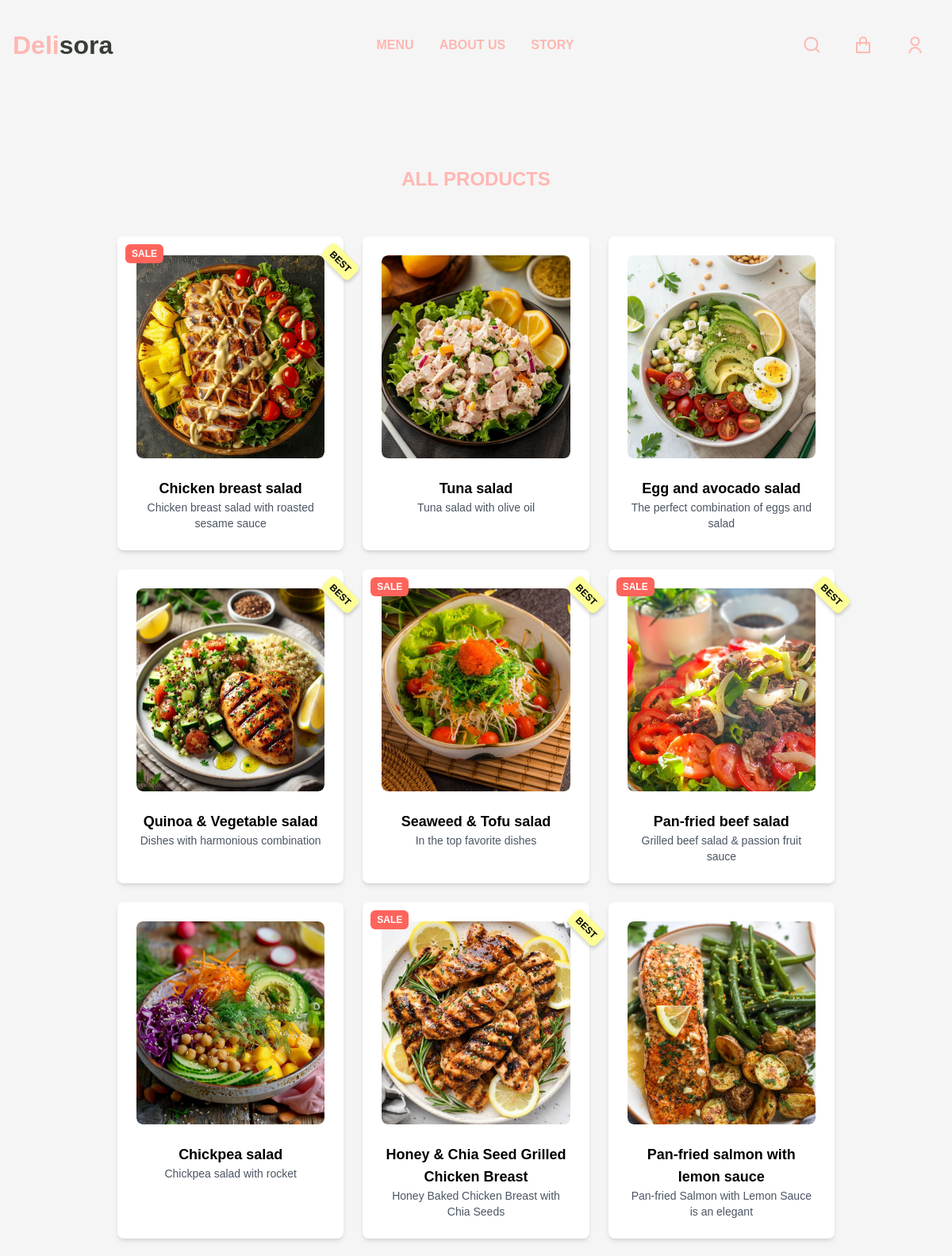
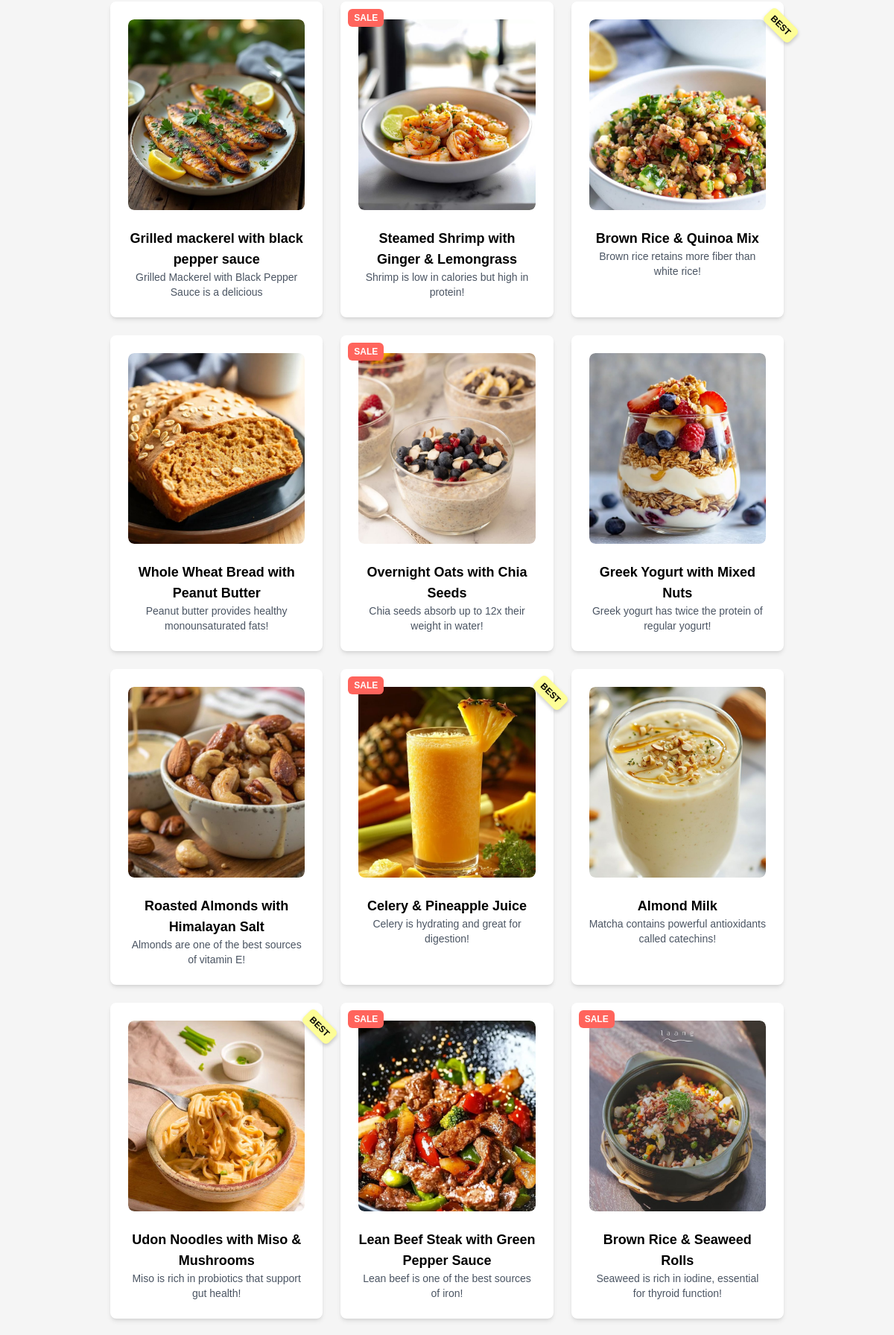
/detail/ (upper part), run on the app's committed database (2 pictures, top to bottom).
### app/models.py (models this page shows, shortened)
class BaseProduct(models.Model):
    name = models.CharField(max_length=200, null=True)
    image = models.ImageField(upload_to='products/', null=True, blank=True)
    detail = models.TextField(null=True, blank=True)
    description = models.TextField(null=True, blank=True)
    class Meta:
        abstract = True
    @property
    def imageURL(self):
        try:
            return self.image.url
        except:
            return ''

class Product(BaseProduct):
    category = models.ManyToManyField(Category, related_name='products')
    price = models.FloatField()
    digital = models.BooleanField(default=False, null=True, blank=False)
    calories = models.IntegerField(default=0)
    protein = models.FloatField(default=0)
    carbs = models.FloatField(default=0)
    fat = models.FloatField(default=0)
    sale = models.BooleanField(default=False)
    discount_percentage = models.FloatField(default=0, null=True, blank=True)
    sale_price = models.FloatField(default=0, null=True, blank=True)

### app/views/product.py (the view)
# urls.py: path('detail/', product_detail, name='detail'),
def product_detail(request):
    if request.user.is_authenticated:
        customer, created = Customer.objects.get_or_create(user=request.user)
        order, created = Order.objects.get_or_create(customer=customer, complete=False)
        items = order.orderitem_set.all()
        cartItems = order.get_cart_items
    else:
        items = []
        order = {'get_cart_items': 0, 'get_cart_total': 0}
        cartItems = order['get_cart_items']
    categories = Category.objects.filter(is_sub=False)
    id = request.GET.get('id', '')
    products = Product.objects.filter(id=id) if id else Product.objects.none()
    products_all = Product.objects.all()
    product = products.first() if products.exists() else None
    is_on_sale = product.sale if product else False
    original_price = product.price if product else 0
    discounted_price = product.final_price if product else 0
    context = {
        'items': items,
        'order': order,
        'user': request.user,
        'cartItems': cartItems,
        'categories': categories,
        'products': products,
        'products_all': products_all,
        'is_on_sale': is_on_sale,
        'original_price': original_price,
        'discounted_price': discounted_price,
    }
    return render(request, 'app/detail.html', context)

### app/templates/app/detail.html (shortened to what this page needs)
{% extends 'app/base.html' %}
{% load static %}
{% block content %}
<div id="menu_highlights_all" class="bg-white-100 py-12">
    <div class="container mx-auto px-4">
        <h1 class="text-center text-2xl font-bold mb-8 text-[#FFB7B2]">
            ALL PRODUCTS
        </h1>
        <div class="grid grid-cols-1 sm:grid-cols-2 md:grid-cols-3 gap-6 p-4">
            {% for product in products_all %}
                <a href="{% url 'detail' %}?id={{ product.id }}" class="block text-center bg-white p-6 rounded-lg shadow-md hover:shadow-lg transition-all relative">
                    {% if product.sale %}
                        <span class="absolute top-2 left-2 bg-red-500 text-white text-xs font-bold px-2 py-1 rounded">
                            SALE
                        </span>
                    {% endif %}
                    {% if product.digital %}
                        <span class="absolute top-2 right-2 bg-red-500 text-black text-xs font-bold px-2 py-1 rounded">
                            BEST
                        </span>
                    {% endif %}
                    <div class="overflow-hidden rounded-lg">
                        <img src="{{ product.imageURL }}" alt="{{ product.name }}" class="w-full h-64 object-cover rounded-lg transform group-hover:scale-105 transition-all duration-300"/>
                    </div>
                    <h2 class="text-lg font-bold mt-4 text-black">
                        {{ product.name }}
                    </h2>
                    <p class="text-sm text-gray-600">
                        {{ product.detail }}
                    </p>
                </a>
            {% endfor %}
        </div>
    </div>
</div>
{% endblock content %}

### app/static/app/css/styles.css (style rules this page uses)
:root { --primary-color: #f2d5e3; --text-dark: #ffb7b2; --white: #ffffff; --text-color: #373d37; --max-width: 1200px; --new-color: linear-gradient(45deg, #b0e1fa, #fbf0ea); }
* { padding: 0; margin: 0; box-sizing: border-box; }
body { font-family: "Montserrat", sans-serif; }
body { font-family: "Poppins", sans-serif; background-color: #f8f9fa; color: #333; line-height: 1.6; }
h1, h2 { font-weight: bold; color: #222; }
html, body { height: 100%; margin: 0; padding: 0; }
.absolute.top-2.left-2 { z-index: 10; position: absolute; top: 10px; left: 10px; background: #ff645c; color: white; font-weight: bold; padding: 5px 10px; border-radius: 5px; }
.absolute.top-2.right-2 { z-index: 10; position: absolute; top: 20px; right: -20px; background: #fdfd96; color: white; font-weight: bold; padding: 5px 15px; border-radius: 5px; transform: rotate(45deg); transform-origin: center; box-shadow: 2px 2px 5px rgba(0, 0, 0, 0.2); }
body { background: #f5f5f5; margin-top: 20px; }

### data on the page
Product: sale "SALE", digital "BEST", imageURL (picture), name "Chicken breast salad", detail "Chicken breast salad with roasted sesame sauce"
Product: imageURL (picture), name "Tuna salad", detail "Tuna salad with olive oil"
Product: imageURL (picture), name "Egg and avocado salad", detail "The perfect combination of eggs and salad"
Product: digital "BEST", imageURL (picture), name "Quinoa & Vegetable salad", detail "Dishes with harmonious combination"
Product: sale "SALE", digital "BEST", imageURL (picture), name "Seaweed & Tofu salad", detail "In the top favorite dishes"
Product: sale "SALE", digital "BEST", imageURL (picture), name "Pan-fried beef salad", detail "Grilled beef salad & passion fruit sauce"
Product: imageURL (picture), name "Chickpea salad", detail "Chickpea salad with rocket"
Product: sale "SALE", digital "BEST", imageURL (picture), name "Honey & Chia Seed Grilled Chicken Breast", detail "Honey Baked Chicken Breast with Chia Seeds"
Product: imageURL (picture), name "Pan-fried salmon with lemon sauce", detail "Pan-fried Salmon with Lemon Sauce is an elegant"
Product: imageURL (picture), name "Grilled mackerel with black pepper sauce", detail "Grilled Mackerel with Black Pepper Sauce is a delicious"
Product: sale "SALE", imageURL (picture), name "Steamed Shrimp with Ginger & Lemongrass", detail "Shrimp is low in calories but high in protein!"
Product: digital "BEST", imageURL (picture), name "Brown Rice & Quinoa Mix", detail "Brown rice retains more fiber than white rice!"
Product: imageURL (picture), name "Whole Wheat Bread with Peanut Butter", detail "Peanut butter provides healthy monounsaturated fats!"
Product: sale "SALE", imageURL (picture), name "Overnight Oats with Chia Seeds", detail "Chia seeds absorb up to 12x their weight in water!"
Product: imageURL (picture), name "Greek Yogurt with Mixed Nuts", detail "Greek yogurt has twice the protein of regular yogurt!"
Product: imageURL (picture), name "Roasted Almonds with Himalayan Salt", detail "Almonds are one of the best sources of vitamin E!"
Product: sale "SALE", digital "BEST", imageURL (picture), name "Celery & Pineapple Juice", detail "Celery is hydrating and great for digestion!"
Product: imageURL (picture), name "Almond Milk", detail "Matcha contains powerful antioxidants called catechins!"
Product: digital "BEST", imageURL (picture), name "Udon Noodles with Miso & Mushrooms", detail "Miso is rich in probiotics that support gut health!"
Product: sale "SALE", imageURL (picture), name "Lean Beef Steak with Green Pepper Sauce", detail "Lean beef is one of the best sources of iron!"
Product: sale "SALE", imageURL (picture), name "Brown Rice & Seaweed Rolls", detail "Seaweed is rich in iodine, essential for thyroid function!"
